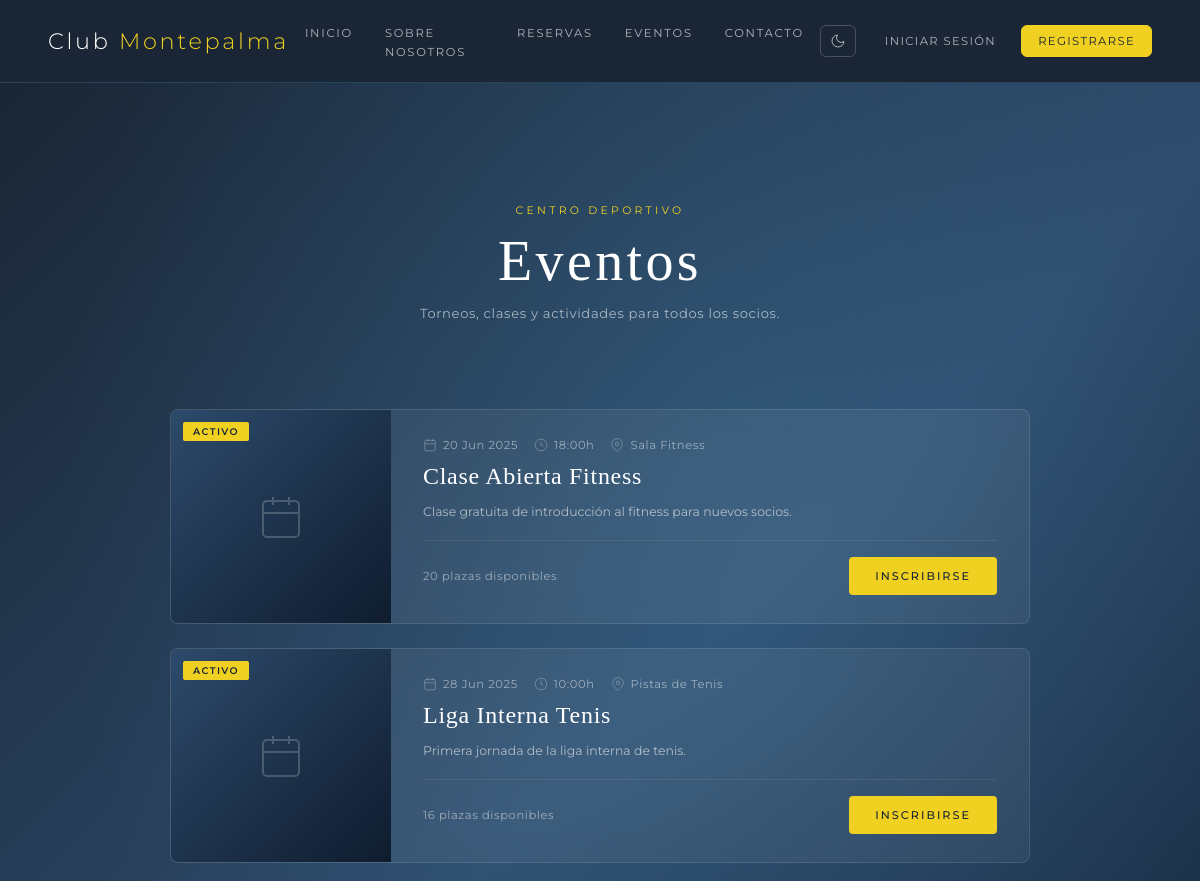
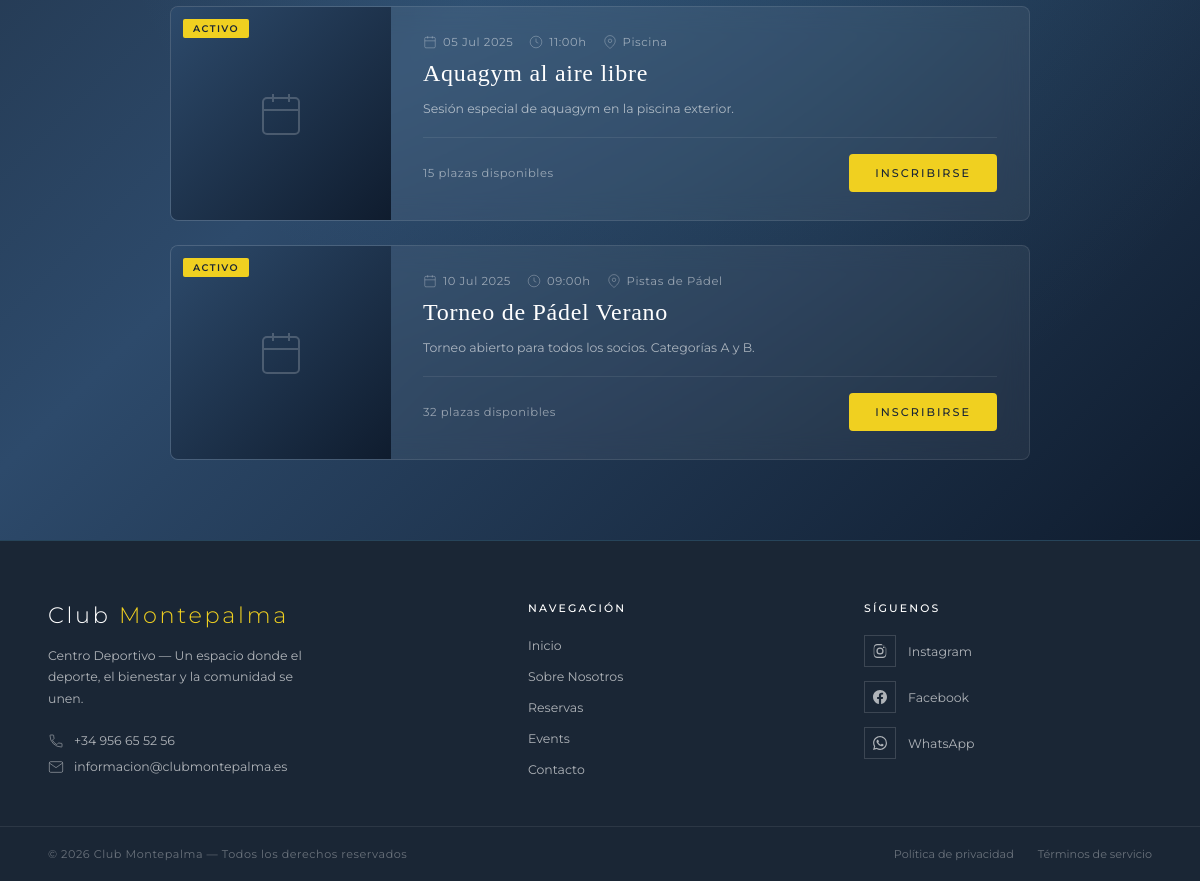
/public/eventos.php, run on the app's committed database (2 pictures, top to bottom).
### tables this page shows
CREATE TABLE eventos (
    id_evento    INT AUTO_INCREMENT PRIMARY KEY,
    titulo       VARCHAR(200) NOT NULL,
    descripcion  TEXT,
    fecha        DATE NOT NULL,
    hora         TIME,
    ubicacion    VARCHAR(100),
    imagen       VARCHAR(255),
    aforo_max    INT,
    estado       ENUM('activo', 'cancelado', 'completo') DEFAULT 'activo'
);

### includes/auth.php (called while the page is built, shortened)
<?php
function estaLogueado(): bool
{
    return isset($_SESSION['user_id']);
}

### public/eventos.php (the view, shortened to what this page needs)
<?php
include __DIR__ . '/../includes/header.php';
function getEventos(bool $soloActivos = true): array
{
    $pdo = getDB();
    $stmt = $pdo->query("SELECT * FROM eventos ORDER BY fecha ASC");
    return $stmt->fetchAll();
}
$eventos = getEventos(true);
?>
<div class="ev-page">
    <div class="rv-bg"></div>
    <div class="rv-hero-content">
        <p class="rv-hero-sub">Centro Deportivo</p>
        <h1 class="rv-hero-title">Eventos</h1>
        <p class="rv-hero-desc">Torneos, clases y actividades para todos los socios.</p>
    </div>
    <div class="ev-list">
        <?php if (empty($eventos)): ?>
            <div class="ev-empty">No hay eventos próximos disponibles.</div>
        <?php else: ?>
            <?php foreach ($eventos as $i => $ev):
                $pdo = getDB();
                $stmt = $pdo->prepare('SELECT COUNT(*) FROM inscripciones_eventos WHERE id_evento = ?');
                $stmt->execute([$ev['id_evento']]);
                $inscritos = (int) $stmt->fetchColumn();
                $plazas_libres = $ev['aforo_max'] ? $ev['aforo_max'] - $inscritos : null;
                $completo = $plazas_libres !== null && $plazas_libres <= 0;
                $delay = ($i % 4) + 1;
                ?>
                <div class="ev-item reveal reveal-delay-<?= $delay ?>">
                    <div class="ev-item-img">
                        <?php if ($ev['imagen']): ?>
                            <img src="/club-montepalma/public/assets/images/eventos/<?= htmlspecialchars($ev['imagen']) ?>"
                                alt="<?= htmlspecialchars($ev['titulo']) ?>">
                        <?php else: ?>
                            <div class="ev-item-img-placeholder">
                                <svg viewBox="0 0 24 24" fill="none" stroke="currentColor" stroke-width="1">
                                    <rect x="3" y="4" width="18" height="18" rx="2" />
                                    <path d="M16 2v4M8 2v4M3 10h18" />
                                </svg>
                            </div>
                        <?php endif; ?>
                        <div class="ev-item-tipo"><?= ucfirst($ev['estado']) ?></div>
                    </div>
                    <div class="ev-item-body">
                        <div class="ev-item-meta">
                            <span class="ev-meta-fecha">
                                <svg viewBox="0 0 24 24" fill="none" stroke="currentColor" stroke-width="1.5">
                                    <rect x="3" y="4" width="18" height="18" rx="2" />
                                    <path d="M16 2v4M8 2v4M3 10h18" />
                                </svg>
                                <?= date('d M Y', strtotime($ev['fecha'])) ?>
                            </span>
                            <?php if ($ev['hora']): ?>
                                <span class="ev-meta-hora">
                                    <svg viewBox="0 0 24 24" fill="none" stroke="currentColor" stroke-width="1.5">
                                        <circle cx="12" cy="12" r="10" />
                                        <path d="M12 6v6l4 2" />
                                    </svg>
                                    <?= substr($ev['hora'], 0, 5) ?>h
                                </span>
                            <?php endif; ?>
                            <?php if ($ev['ubicacion']): ?>
                                <span class="ev-meta-ubicacion">
                                    <svg viewBox="0 0 24 24" fill="none" stroke="currentColor" stroke-width="1.5">
                                        <path d="M21 10c0 7-9 13-9 13S3 17 3 10a9 9 0 1118 0z" />
                                        <circle cx="12" cy="10" r="3" />
                                    </svg>
                                    <?= htmlspecialchars($ev['ubicacion']) ?>
                                </span>
                            <?php endif; ?>
                        </div>
                        <h2 class="ev-item-titulo"><?= htmlspecialchars($ev['titulo']) ?></h2>
                        <p class="ev-item-desc"><?= htmlspecialchars($ev['descripcion'] ?? '') ?></p>
                        <div class="ev-item-footer">
                            <?php if ($plazas_libres !== null): ?>
                                <div
                                    class="ev-plazas <?= $completo ? 'ev-plazas--agotado' : ($plazas_libres <= 5 ? 'ev-plazas--pocas' : '') ?>">
                                    <?php if ($completo): ?>
                                        Sin plazas disponibles
                                    <?php elseif ($plazas_libres <= 5): ?>
                                        ¡Solo quedan <?= $plazas_libres ?> plazas!
                                    <?php else: ?>
                                        <?= $plazas_libres ?> plazas disponibles
                                    <?php endif; ?>
                                </div>
                            <?php endif; ?>
                            <?php
                            $inscrito = estaLogueado() ? estaInscrito($ev['id_evento'], $_SESSION['user_id']) : false;
                            ?>
                            <?php if (!$completo): ?>
                                <?php if ($inscrito): ?>
                                    <form method="POST" class="ev-form-inscripcion">
                                        <input type="hidden" name="id_evento" value="<?= $ev['id_evento'] ?>">
                                        <button type="submit" name="cancelar" class="ev-btn-inscripcion ev-btn-cancelar">
                                            Cancelar inscripción
                                        </button>
                                    </form>
                                <?php else: ?>
                                    <form method="POST" class="ev-form-inscripcion">
                                        <button type="submit" name="inscribirse" class="ev-btn-inscripcion">
                                            Inscribirse
                                        </button>
                                    </form>
                                <?php endif; ?>
                            <?php else: ?>
                                <button class="ev-btn-inscripcion ev-btn-inscripcion--disabled" disabled>Completo</button>
                            <?php endif; ?>
                        </div>
                    </div>
                </div>
            <?php endforeach; ?>
        <?php endif; ?>
    </div>
</div>
<?php include __DIR__ . '/../includes/footer.php'; ?>

### assets/css/base/variables.css (style rules this page uses)
:root { --accent: #4a9cc7; --dark: #2d4a6b; --sun: #f0d020; --white: #ffffff; --bg: #1a2635; --black: #111111; --grey: #f4f4f4; --text: #333333; --muted: rgba(255,255,255,0.65); --radius: 8px; --shadow: 0 4px 24px rgba(0,0,0,0.12); --header-h: 80px; }

### assets/css/base/animations.css (style rules this page uses)
.reveal { opacity: 0; transform: translateY(28px); transition: opacity .6s ease, transform .6s ease; }
.reveal.visible { opacity: 1; transform: translateY(0); }
.reveal-delay-1 { transition-delay: .1s; }
.reveal-delay-2 { transition-delay: .2s; }
.reveal-delay-3 { transition-delay: .3s; }
.reveal-delay-4 { transition-delay: .4s; }

### assets/css/components/events.css (style rules this page uses)
.ev-page { position: relative; flex: 1; display: flex; flex-direction: column; align-items: center; gap: 40px; padding: 60px 4% 80px; min-height: calc(100vh - var(--header-h)); }
.ev-list { position: relative; z-index: 1; width: 100%; max-width: 860px; display: flex; flex-direction: column; gap: 24px; }
.ev-item { display: flex; background: rgba(255,255,255,0.06); border: 1px solid rgba(255,255,255,0.1); backdrop-filter: blur(12px); border-radius: var(--radius); overflow: hidden; transition: transform .3s ease, box-shadow .3s ease; }
.ev-item-img { position: relative; width: 220px; min-width: 220px; overflow: hidden; flex-shrink: 0; }
.ev-item-img-placeholder { width: 100%; height: 100%; min-height: 180px; background: linear-gradient(135deg, var(--dark) 0%, #0f1c2e 100%); display: flex; align-items: center; justify-content: center; }
.ev-item-img-placeholder svg { width: 48px; opacity: 0.2; stroke: var(--white); }
.ev-item-tipo { position: absolute; top: 12px; left: 12px; background: var(--sun); color: var(--bg); font-size: 0.6rem; font-weight: 600; letter-spacing: 0.15em; text-transform: uppercase; padding: 4px 10px; border-radius: 2px; }
.ev-item-body { flex: 1; padding: 28px 32px; display: flex; flex-direction: column; gap: 10px; }
.ev-item-meta { display: flex; flex-wrap: wrap; gap: 16px; }
.ev-item-meta span { display: flex; align-items: center; gap: 6px; font-size: 0.72rem; color: rgba(255,255,255,0.5); letter-spacing: 0.05em; }
.ev-item-meta svg { width: 14px; opacity: 0.6; }
.ev-item-titulo { font-family: 'Cormorant Garamond', serif; font-size: 1.5rem; font-weight: 400; color: var(--white); letter-spacing: 0.03em; line-height: 1.2; }
.ev-item-desc { font-size: 0.78rem; color: rgba(255,255,255,0.6); line-height: 1.7; flex: 1; }
.ev-item-footer { display: flex; align-items: center; justify-content: space-between; margin-top: 8px; padding-top: 16px; border-top: 1px solid rgba(255,255,255,0.08); gap: 16px; }
.ev-plazas { font-size: 0.72rem; color: rgba(255,255,255,0.5); letter-spacing: 0.05em; }
.ev-form-inscripcion { margin: 0; }
.ev-btn-inscripcion { padding: 10px 24px; background: var(--sun); border: 2px solid var(--sun); color: var(--bg); font-family: 'Montserrat', sans-serif; font-size: 0.7rem; font-weight: 500; letter-spacing: 0.18em; text-transform: uppercase; cursor: pointer; border-radius: 4px; transition: background .25s ease, color .25s ease; white-space: nowrap; }

### assets/css/layout/hero.css (style rules this page uses)
.rv-bg { position: absolute; inset: 0; background: linear-gradient(135deg, var(--bg) 0%, var(--dark) 50%, #0f1c2e 100%); z-index: 0; }
.rv-bg::after { content: ''; position: absolute; inset: 0; background: radial-gradient(ellipse at 60% 30%, rgba(74,156,199,.2) 0%, transparent 65%); }
.rv-hero-content { position: relative; z-index: 1; text-align: center; color: var(--white); display: flex; flex-direction: column; align-items: center; gap: 12px; }
.rv-hero-sub { font-size: 0.68rem; letter-spacing: 0.3em; text-transform: uppercase; color: var(--sun); opacity: 0; animation: fadeUp .7s ease .2s forwards; }
.rv-hero-title { font-family: 'Cormorant Garamond', serif; font-size: clamp(2rem, 5vw, 3.5rem); font-weight: 300; letter-spacing: 0.06em; opacity: 0; animation: fadeUp .7s ease .35s forwards; color: var(--white); }
.rv-hero-desc { font-size: 0.82rem; color: rgba(255,255,255,0.6); letter-spacing: 0.05em; opacity: 0; animation: fadeUp .7s ease .5s forwards; }
.rv-hero-content { padding: 60px 0 48px; width: 100%; }
.rv-bg { will-change: transform; transform-origin: top center; }

### assets/css/responsive.css (style rules this page uses)
html, body { overflow-x: hidden; max-width: 100%; }

### assets/css/pages/perfil.css (style rules this page uses)
html, body { overflow-x: hidden; width: 100%; min-width: 100%; min-height: 100vh; }

### assets/css/pages/about.css (style rules this page uses)
.rv-hero-title { color: var(--white) !important; opacity: 1; }

### data on the page
eventos: estado "ACTIVO", fecha "20 Jun 2025", hora "18:00", ubicacion "Sala Fitness", titulo "Clase Abierta Fitness", descripcion "Clase gratuita de introducción al fitness para nuevos socios.", aforo_max "20"
eventos: estado "ACTIVO", fecha "28 Jun 2025", hora "10:00", ubicacion "Pistas de Tenis", titulo "Liga Interna Tenis", descripcion "Primera jornada de la liga interna de tenis.", aforo_max "16"
eventos: estado "ACTIVO", fecha "05 Jul 2025", hora "11:00", ubicacion "Piscina", titulo "Aquagym al aire libre", descripcion "Sesión especial de aquagym en la piscina exterior.", aforo_max "15"
eventos: estado "ACTIVO", fecha "10 Jul 2025", hora "09:00", ubicacion "Pistas de Pádel", titulo "Torneo de Pádel Verano", descripcion "Torneo abierto para todos los socios. Categorías A y B.", aforo_max "32"

### other printed values
$item['label'] "INICIO"
$item['label'] "SOBRE NOSOTROS"
$item['label'] "RESERVAS"
$item['label'] "EVENTOS"
$item['label'] "CONTACTO"
